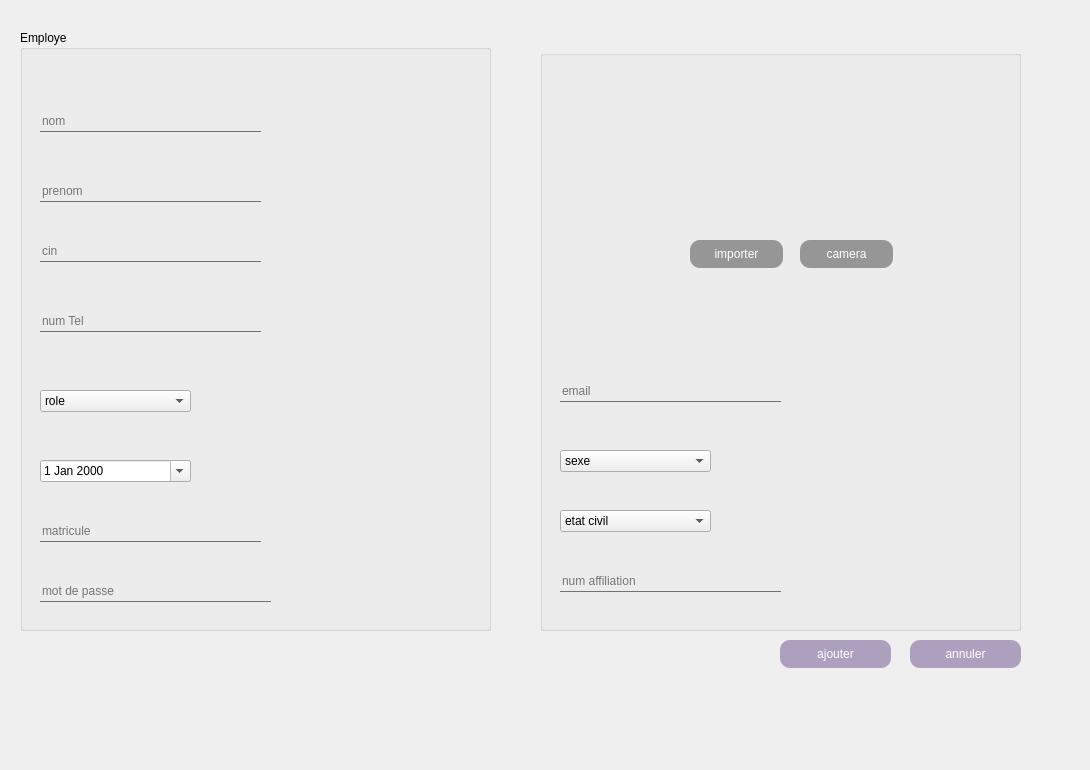
    <widget class="QWidget" name="tab">
     <attribute name="title">
      <string>Ajouter</string>
     </attribute>
     <widget class="QLabel" name="label_bg_aj">
      <property name="geometry">
       <rect>
        <x>0</x>
        <y>-50</y>
        <width>1081</width>
        <height>761</height>
       </rect>
      </property>
      <property name="text">
       <string/>
      </property>
     </widget>
     <widget class="QGroupBox" name="groupBox_16">
      <property name="geometry">
       <rect>
        <x>20</x>
        <y>30</y>
        <width>471</width>
        <height>601</height>
       </rect>
      </property>
      <property name="styleSheet">
       <string notr="true">font: 9pt 'Century Gothic';</string>
      </property>
      <property name="title">
       <string>Employe</string>
      </property>
      <widget class="QLineEdit" name="le_nom">
       <property name="geometry">
        <rect>
         <x>20</x>
         <y>80</y>
         <width>221</width>
         <height>22</height>
        </rect>
       </property>
       <property name="styleSheet">
        <string notr="true">border:none;
border-bottom:1px solid #707172;
background: transparent;
</string>
       </property>
       <property name="text">
        <string/>
       </property>
       <property name="maxLength">
        <number>20</number>
       </property>
       <property name="frame">
        <bool>false</bool>
       </property>
       <property name="placeholderText">
        <string>nom</string>
       </property>
      </widget>
      <widget class="QLineEdit" name="le_prenom">
       <property name="geometry">
        <rect>
         <x>20</x>
         <y>150</y>
         <width>221</width>
         <height>22</height>
        </rect>
       </property>
       <property name="styleSheet">
        <string notr="true">border:none;
border-bottom:1px solid #707172;
background: transparent;
</string>
       </property>
       <property name="text">
        <string/>
       </property>
       <property name="maxLength">
        <number>20</number>
       </property>
       <property name="frame">
        <bool>false</bool>
       </property>
       <property name="placeholderText">
        <string>prenom</string>
       </property>
      </widget>
      <widget class="QLineEdit" name="le_tel">
       <property name="geometry">
        <rect>
         <x>20</x>
         <y>280</y>
         <width>221</width>
         <height>22</height>
        </rect>
       </property>
       <property name="styleSheet">
        <string notr="true">border:none;
border-bottom:1px solid #707172;
background: transparent;
</string>
       </property>
       <property name="text">
        <string/>
       </property>
       <property name="maxLength">
        <number>11</number>
       </property>
       <property name="frame">
        <bool>false</bool>
       </property>
       <property name="placeholderText">
        <string>num Tel</string>
       </property>
      </widget>
      <widget class="QLineEdit" name="le_CIN">
       <property name="geometry">
        <rect>
         <x>20</x>
         <y>210</y>
         <width>221</width>
         <height>22</height>
        </rect>
       </property>
       <property name="styleSheet">
        <string notr="true">border:none;
border-bottom:1px solid #707172;
background: transparent;
</string>
       </property>
       <property name="text">
        <string/>
       </property>
       <property name="maxLength">
        <number>8</number>
       </property>
       <property name="frame">
        <bool>false</bool>
       </property>
       <property name="placeholderText">
        <string>cin</string>
       </property>
      </widget>
      <widget class="QComboBox" name="box_role">
       <property name="geometry">
        <rect>
         <x>20</x>
         <y>360</y>
         <width>151</width>
         <height>22</height>
        </rect>
       </property>
       <item>
        <property name="text">
         <string>role</string>
        </property>
       </item>
       <item>
        <property name="text">
         <string>RH</string>
        </property>
       </item>
       <item>
        <property name="text">
         <string>Finance</string>
        </property>
       </item>
       <item>
        <property name="text">
         <string>Equipement</string>
        </property>
       </item>
       <item>
        <property name="text">
         <string>Espace</string>
        </property>
       </item>
       <item>
        <property name="text">
         <string>Client</string>
        </property>
       </item>
      </widget>
      <widget class="QLineEdit" name="le_matricule">
       <property name="geometry">
        <rect>
         <x>20</x>
         <y>490</y>
         <width>221</width>
         <height>22</height>
        </rect>
       </property>
       <property name="styleSheet">
        <string notr="true">border:none;
border-bottom:1px solid #707172;
background: transparent;
</string>
       </property>
       <property name="text">
        <string/>
       </property>
       <property name="maxLength">
        <number>8</number>
       </property>
       <property name="frame">
        <bool>false</bool>
       </property>
       <property name="placeholderText">
        <string>matricule</string>
       </property>
      </widget>
      <widget class="QDateEdit" name="dateEdit">
       <property name="geometry">
        <rect>
         <x>20</x>
         <y>430</y>
         <width>151</width>
         <height>22</height>
        </rect>
       </property>
       <property name="styleSheet">
        <string notr="true"/>
       </property>
       <property name="calendarPopup">
        <bool>true</bool>
       </property>
      </widget>
      <widget class="QLineEdit" name="le_pwd">
       <property name="geometry">
        <rect>
         <x>20</x>
         <y>550</y>
         <width>231</width>
         <height>22</height>
        </rect>
       </property>
       <property name="styleSheet">
        <string notr="true">border:none;
border-bottom:1px solid #707172;
background: transparent;
</string>
       </property>
       <property name="text">
        <string/>
       </property>
       <property name="maxLength">
        <number>10</number>
       </property>
       <property name="placeholderText">
        <string>mot de passe</string>
       </property>
      </widget>
     </widget>
     <widget class="QGroupBox" name="groupBox_17">
      <property name="geometry">
       <rect>
        <x>540</x>
        <y>50</y>
        <width>481</width>
        <height>581</height>
       </rect>
      </property>
      <property name="styleSheet">
       <string notr="true">font: 9pt 'Century Gothic';</string>
      </property>
      <property name="title">
       <string/>
      </property>
      <widget class="QComboBox" name="box_sexe">
       <property name="geometry">
        <rect>
         <x>20</x>
         <y>400</y>
         <width>151</width>
         <height>22</height>
        </rect>
       </property>
       <item>
        <property name="text">
         <string>sexe</string>
        </property>
       </item>
       <item>
        <property name="text">
         <string>homme</string>
        </property>
       </item>
       <item>
        <property name="text">
         <string>femme</string>
        </property>
       </item>
      </widget>
      <widget class="QComboBox" name="box_etat_civil">
       <property name="geometry">
        <rect>
         <x>20</x>
         <y>460</y>
         <width>151</width>
         <height>22</height>
        </rect>
       </property>
       <item>
        <property name="text">
         <string>etat civil</string>
        </property>
       </item>
       <item>
        <property name="text">
         <string>celibataire</string>
        </property>
       </item>
       <item>
        <property name="text">
         <string>marie(e)</string>
        </property>
       </item>
       <item>
        <property name="text">
         <string>devorce(e)</string>
        </property>
       </item>
      </widget>
      <widget class="QLabel" name="label_pic">
       <property name="geometry">
        <rect>
         <x>180</x>
         <y>40</y>
         <width>141</width>
         <height>131</height>
        </rect>
       </property>
       <property name="text">
        <string/>
       </property>
      </widget>
      <widget class="QPushButton" name="pushButton_19">
       <property name="geometry">
        <rect>
         <x>150</x>
         <y>190</y>
         <width>93</width>
         <height>28</height>
        </rect>
       </property>
       <property name="styleSheet">
        <string notr="true">#pushButton_19{

border-radius:10px;


	background-color: rgb(150, 150, 150);
color:white;
font: 9pt 'Century Gothic';
}
</string>
       </property>
       <property name="text">
        <string>importer</string>
       </property>
      </widget>
      <widget class="QPushButton" name="pb_camera">
       <property name="geometry">
        <rect>
         <x>260</x>
         <y>190</y>
         <width>93</width>
         <height>28</height>
        </rect>
       </property>
       <property name="styleSheet">
        <string notr="true">#pb_camera{

border-radius:10px;


background-color: rgb(150, 150, 150);
color:white;
font: 9pt 'Century Gothic';
}
</string>
       </property>
       <property name="text">
        <string>camera</string>
       </property>
      </widget>
      <widget class="QLineEdit" name="le_num_aff">
       <property name="geometry">
        <rect>
         <x>20</x>
         <y>520</y>
         <width>221</width>
         <height>22</height>
        </rect>
       </property>
       <property name="styleSheet">
        <string notr="true">border:none;
border-bottom:1px solid #707172;
background: transparent;
</string>
       </property>
       <property name="text">
        <string/>
       </property>
       <property name="maxLength">
        <number>10</number>
       </property>
       <property name="placeholderText">
        <string>num affiliation</string>
       </property>
      </widget>
      <widget class="QLineEdit" name="le_email">
       <property name="geometry">
        <rect>
         <x>20</x>
         <y>330</y>
         <width>221</width>
         <height>22</height>
        </rect>
       </property>
       <property name="styleSheet">
        <string notr="true">border:none;
border-bottom:1px solid #707172;
background: transparent;
</string>
       </property>
       <property name="text">
        <string/>
       </property>
       <property name="frame">
        <bool>false</bool>
       </property>
       <property name="placeholderText">
        <string>email</string>
       </property>
      </widget>
     </widget>
     <widget class="QPushButton" name="pb_ajouter">
      <property name="geometry">
       <rect>
        <x>780</x>
        <y>640</y>
        <width>111</width>
        <height>28</height>
       </rect>
      </property>
      <property name="styleSheet">
       <string notr="true">#pb_ajouter{

border-radius:10px;


background-color: rgb(172, 160, 190);
color:white;
font: 9pt 'Century Gothic';
}
</string>
      </property>
      <property name="text">
       <string>ajouter</string>
      </property>
     </widget>
     <widget class="QPushButton" name="pushButton_22">
      <property name="geometry">
       <rect>
        <x>910</x>
        <y>640</y>
        <width>111</width>
        <height>28</height>
       </rect>
      </property>
      <property name="styleSheet">
       <string notr="true">#pushButton_22{

border-radius:10px;


background-color: rgb(172, 160, 190);
color:white;
font: 9pt 'Century Gothic';
}
</string>
      </property>
      <property name="text">
       <string>annuler</string>
      </property>
     </widget>
    </widget>
